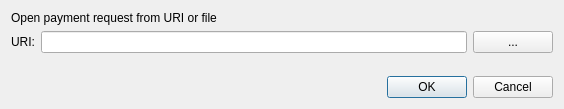
<?xml version="1.0" encoding="UTF-8"?>
<ui version="4.0">
 <class>OpenURIDialog</class>
 <widget class="QDialog" name="OpenURIDialog">
  <property name="geometry">
   <rect>
    <x>0</x>
    <y>0</y>
    <width>564</width>
    <height>109</height>
   </rect>
  </property>
  <property name="windowTitle">
   <string>Open URI</string>
  </property>
  <layout class="QVBoxLayout" name="verticalLayout">
   <item>
    <widget class="QLabel" name="label_2">
     <property name="text">
      <string>Open payment request from URI or file</string>
     </property>
    </widget>
   </item>
   <item>
    <layout class="QHBoxLayout" name="horizontalLayout">
     <item>
      <widget class="QLabel" name="label">
       <property name="text">
        <string>URI:</string>
       </property>
      </widget>
     </item>
     <item>
      <widget class="QValidatedLineEdit" name="uriEdit"/>
     </item>
     <item>
      <widget class="QPushButton" name="selectFileButton">
       <property name="toolTip">
        <string>Select payment request file</string>
       </property>
       <property name="text">
        <string notr="true">...</string>
       </property>
       <property name="autoDefault">
        <bool>false</bool>
       </property>
      </widget>
     </item>
    </layout>
   </item>
   <item>
    <spacer name="verticalSpacer">
     <property name="orientation">
      <enum>Qt::Vertical</enum>
     </property>
     <property name="sizeHint" stdset="0">
      <size>
       <width>20</width>
       <height>40</height>
      </size>
     </property>
    </spacer>
   </item>
   <item>
    <widget class="QDialogButtonBox" name="buttonBox">
     <property name="cursor">
      <cursorShape>PointingHandCursor</cursorShape>
     </property>
     <property name="orientation">
      <enum>Qt::Horizontal</enum>
     </property>
     <property name="standardButtons">
      <set>QDialogButtonBox::Cancel|QDialogButtonBox::Ok</set>
     </property>
    </widget>
   </item>
  </layout>
 </widget>
 <customwidgets>
  <customwidget>
   <class>QValidatedLineEdit</class>
   <extends>QLineEdit</extends>
   <header>qvalidatedlineedit.h</header>
  </customwidget>
 </customwidgets>
 <resources/>
 <connections>
  <connection>
   <sender>buttonBox</sender>
   <signal>accepted()</signal>
   <receiver>OpenURIDialog</receiver>
   <slot>accept()</slot>
   <hints>
    <hint type="sourcelabel">
     <x>248</x>
     <y>254</y>
    </hint>
    <hint type="destinationlabel">
     <x>157</x>
     <y>274</y>
    </hint>
   </hints>
  </connection>
  <connection>
   <sender>buttonBox</sender>
   <signal>rejected()</signal>
   <receiver>OpenURIDialog</receiver>
   <slot>reject()</slot>
   <hints>
    <hint type="sourcelabel">
     <x>316</x>
     <y>260</y>
    </hint>
    <hint type="destinationlabel">
     <x>286</x>
     <y>274</y>
    </hint>
   </hints>
  </connection>
 </connections>
</ui>
